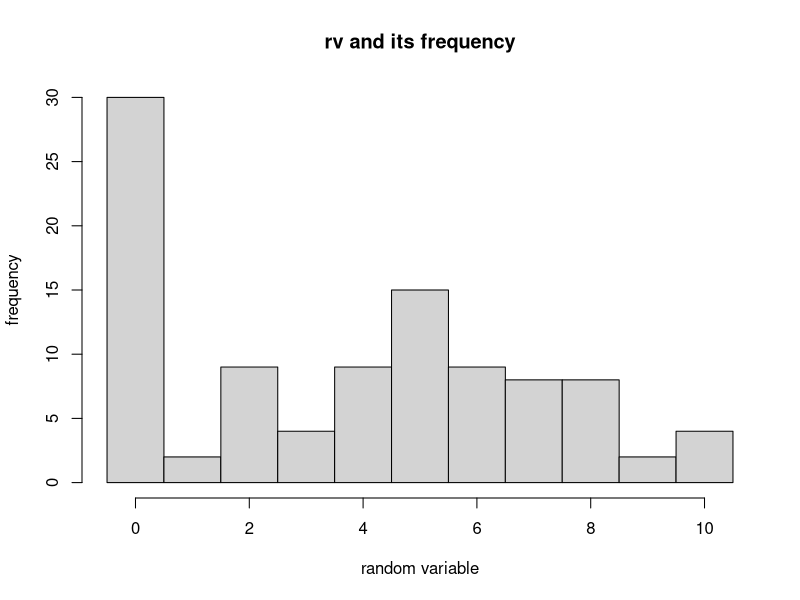

The R script that drew this image:
#author:于慧倩 14300180118
#E1_Q2
#--------------------------------读取数据，设置初值--------------------------------
my.data = read.csv("Data2.csv",header=TRUE);

#计算频数
#Sum_n = sum ((rv in 0:xmax ) rv * its frequency )
xmax = max(my.data$x);
n = as.numeric(table(my.data$x))
Sum_n = sum((0:xmax)*n);

#给定参数初值，将所有数据均值作为lambda初值，频数(rv = 0)作为p初值
p = n[1]/sum(n);
lambda = mean(my.data$x);

#--------------------------------迭代计算--------------------------------
#给定与参数比较的p2,l任意的初始值,当两次计算结果差距小于精度时退出循环
t = 1;
p2 = p+2*1e-16;
l = lambda+2*1e-16;
nonstop = TRUE;

while (t<1000&&nonstop>1e-16){
  pA = p/(p+(1-p)*exp(-lambda));
  n0A = pA*n[1];
  p2 = p;
  l = lambda;
  p = n0A/100;
  lambda = Sum_n/(100-n0A);
  nonstop = min(abs(p - p2),abs(l-lambda));
  t = t+1;#记录迭代次数
}

#--------------------------------作图与屏幕输出------------------------------
hist(my.data$x,breaks = seq(-0.5, 10.5, 1),xlab = "random variable",ylab = "frequency",main = "rv and its frequency");
cat("The final result is as follows: \n",
	"p =" ,p ,
	"\n lambda =" ,lambda );